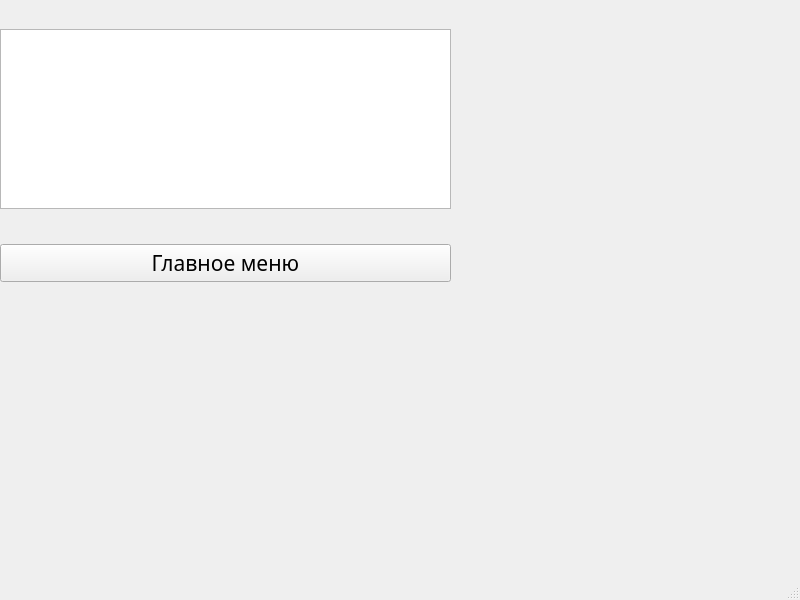
<?xml version="1.0" encoding="UTF-8"?>
<ui version="4.0">
 <class>Traum_End</class>
 <widget class="QMainWindow" name="Traum_End">
  <property name="geometry">
   <rect>
    <x>0</x>
    <y>0</y>
    <width>800</width>
    <height>600</height>
   </rect>
  </property>
  <property name="windowTitle">
   <string>MainWindow</string>
  </property>
  <widget class="QWidget" name="centralwidget">
   <widget class="QWidget" name="verticalLayoutWidget">
    <property name="geometry">
     <rect>
      <x>0</x>
      <y>0</y>
      <width>451</width>
      <height>311</height>
     </rect>
    </property>
    <layout class="QVBoxLayout" name="verticalLayout">
     <item>
      <spacer name="verticalSpacer">
       <property name="orientation">
        <enum>Qt::Vertical</enum>
       </property>
       <property name="sizeType">
        <enum>QSizePolicy::Preferred</enum>
       </property>
       <property name="sizeHint" stdset="0">
        <size>
         <width>20</width>
         <height>40</height>
        </size>
       </property>
      </spacer>
     </item>
     <item>
      <widget class="QTextBrowser" name="textBrowser"/>
     </item>
     <item>
      <spacer name="verticalSpacer_5">
       <property name="orientation">
        <enum>Qt::Vertical</enum>
       </property>
       <property name="sizeType">
        <enum>QSizePolicy::Preferred</enum>
       </property>
       <property name="sizeHint" stdset="0">
        <size>
         <width>20</width>
         <height>40</height>
        </size>
       </property>
      </spacer>
     </item>
     <item>
      <widget class="QPushButton" name="pushButton_3">
       <property name="sizePolicy">
        <sizepolicy hsizetype="Preferred" vsizetype="Preferred">
         <horstretch>0</horstretch>
         <verstretch>0</verstretch>
        </sizepolicy>
       </property>
       <property name="font">
        <font>
         <family>Segoe Print</family>
         <pointsize>16</pointsize>
         <italic>false</italic>
        </font>
       </property>
       <property name="cursor">
        <cursorShape>PointingHandCursor</cursorShape>
       </property>
       <property name="text">
        <string>Главное меню</string>
       </property>
       <property name="iconSize">
        <size>
         <width>16</width>
         <height>16</height>
        </size>
       </property>
      </widget>
     </item>
     <item>
      <spacer name="verticalSpacer_4">
       <property name="orientation">
        <enum>Qt::Vertical</enum>
       </property>
       <property name="sizeType">
        <enum>QSizePolicy::Preferred</enum>
       </property>
       <property name="sizeHint" stdset="0">
        <size>
         <width>20</width>
         <height>40</height>
        </size>
       </property>
      </spacer>
     </item>
    </layout>
   </widget>
  </widget>
  <widget class="QMenuBar" name="menubar">
   <property name="geometry">
    <rect>
     <x>0</x>
     <y>0</y>
     <width>800</width>
     <height>21</height>
    </rect>
   </property>
  </widget>
  <widget class="QStatusBar" name="statusbar"/>
 </widget>
 <resources/>
 <connections/>
</ui>
